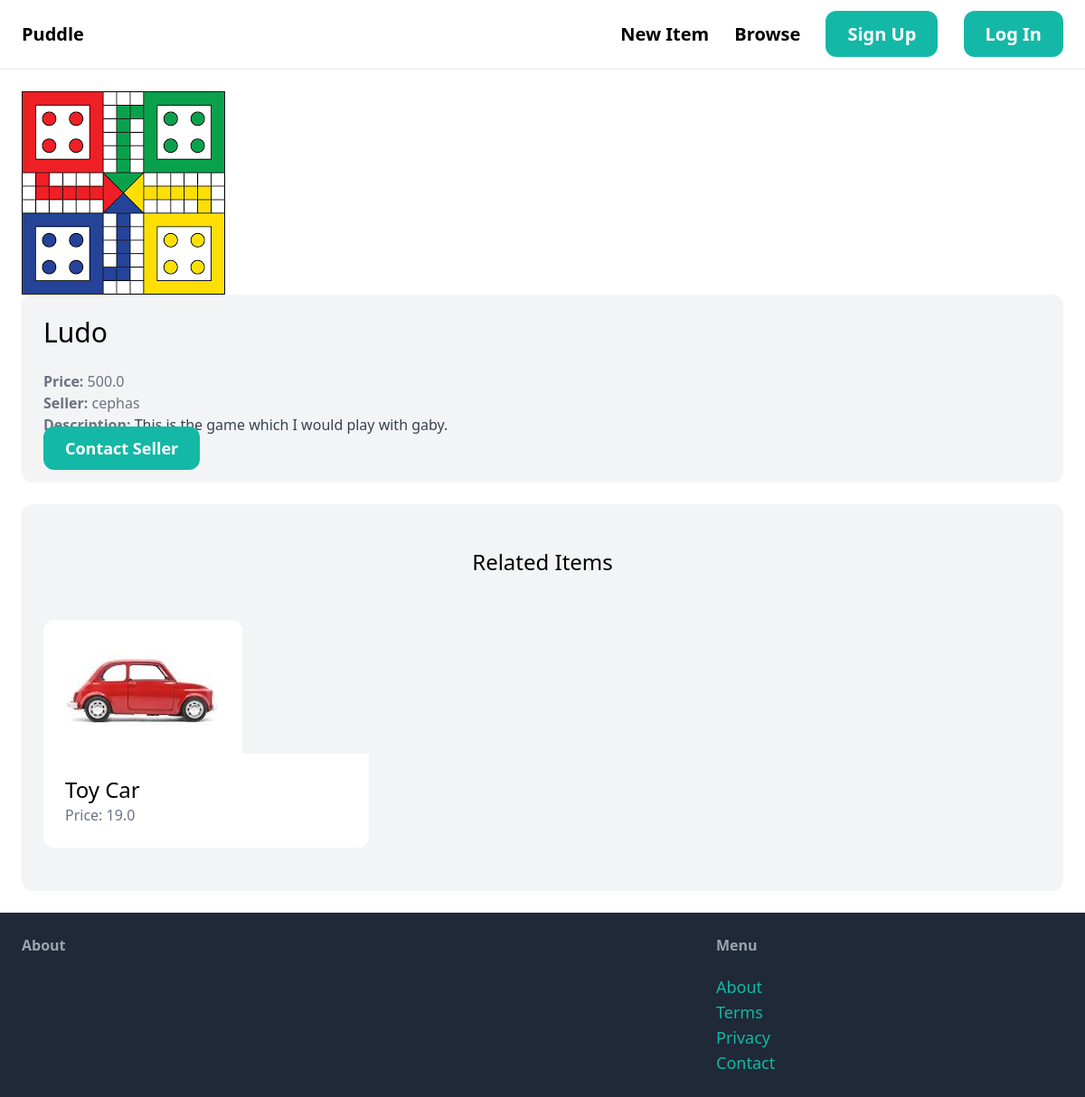
Screenshot of /items/3 with the database file from the repository.
### items/models.py (models this page shows, shortened)
class Item(models.Model):
    category = models.ForeignKey(Category, related_name="items",on_delete=models.CASCADE)
    name = models.CharField(max_length=255)
    description = models.TextField(blank=True,null=True)
    price = models.FloatField()
    image= models.ImageField(upload_to="item_images", blank=True, null=True)
    is_sold = models.BooleanField(default=False)
    created_at = models.DateTimeField(auto_now_add=True)
    created_by = models.ForeignKey(User, related_name='items',on_delete=models.CASCADE)

### items/views.py (the view)
# urls.py: path('<int:pk>',views.detail, name="detail"),
def detail(request, pk):
    item=get_object_or_404(Item,pk=pk)
    related_items = Item.objects.filter(category=item.category, is_sold = False).exclude(pk=pk)[0:3]
    return render(request, 'items/detail.html',{'item':item, 'related_items': related_items})

### items/templates/items/detail.html (shortened to what this page needs)
{% extends 'core/base.html'%}
{%block content%}
<div class="grid grid-cols-5 gap-6">
    <div class="col-span-3">
        <img src="{{item.image.url}}" class="rounded-alt" alt="">
    </div>
</div>
<div class="col-span-2 p-6 bg-gray-100 rounded-xl">
    <h1 class="mb-6 text-3xl">{{item.name}}</h1>
    <p class="text-gray-500"><strong>Price: </strong>{{item.price}}</p>
    <p class="text-gray-500"><strong>Seller: </strong>{{item.created_by.username}}</p>
    {% if item.description %}
        <p class="text-gray-700">
            <strong class="text-gray-500">Description:</strong>
            {{item.description}}
        </p>
    {%endif%}
    <a href="#" class="incline-block mt-6 px-6 py-3 text-lg font-semibold bg-teal-500 text-white rounded-xl hover:bg-teal-700">Contact Seller</a>
</div>
<div class="mt-6 px-6 py-12 bg-gray-100 rounded-xl">
    <h2 class="mb-12 text-2xl text-center">Related Items</h2>
        <div class="grid grid-cols-3 gap-3">
            {% for item in related_items %}
            <div>
                <a href="{% url 'item:detail' item.id%}">
                    <div>
                        <img src="{{item.image.url}}" class="rounded-t-xl">
                    </div>
                    <div class="p-6 bg-white rounded-b-xl">
                        <h2 class="text-2xl">{{item.name}}</h2>
                        <p class="text-gray-500">Price: {{item.price}}</p>
                    </div>
                </a>
            </div>
            {%endfor%}
        </div>
</div>
{%endblock%}

### rows the page displays
Item: image (picture), name "Ludo", price "500.0", created_by.username "cephas", description "This is the game which I would play with gaby."
Item: image (picture), name "Toy Car", price "19.0"
